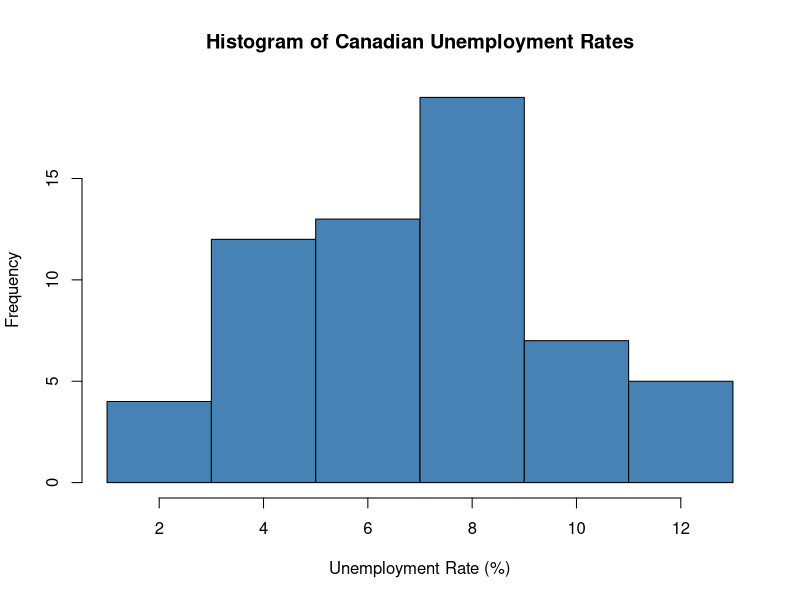
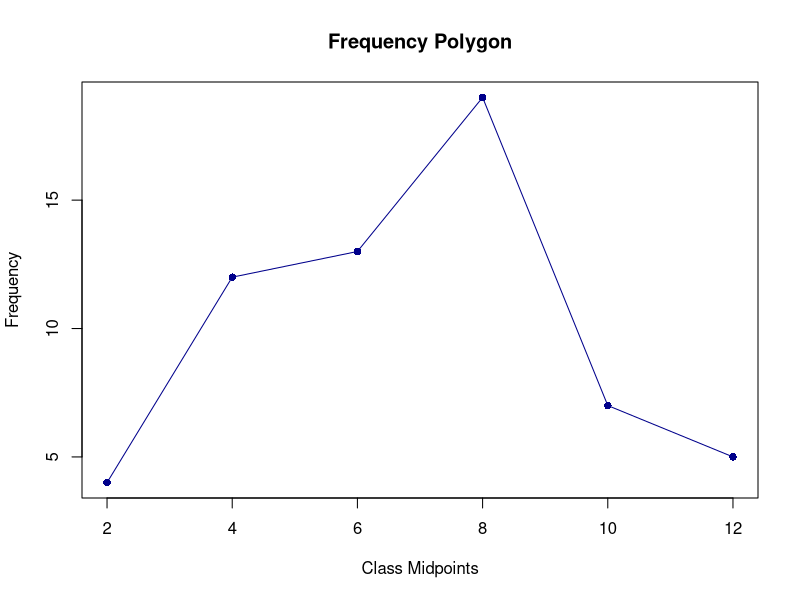
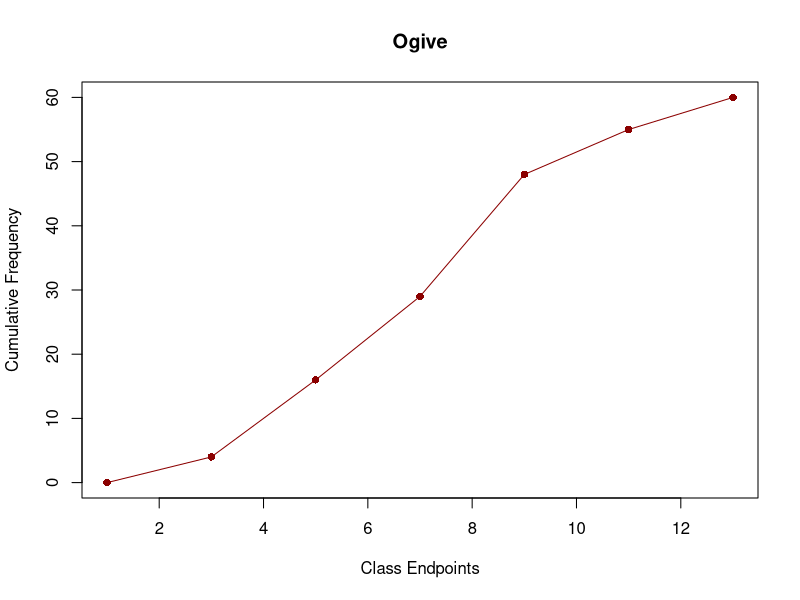
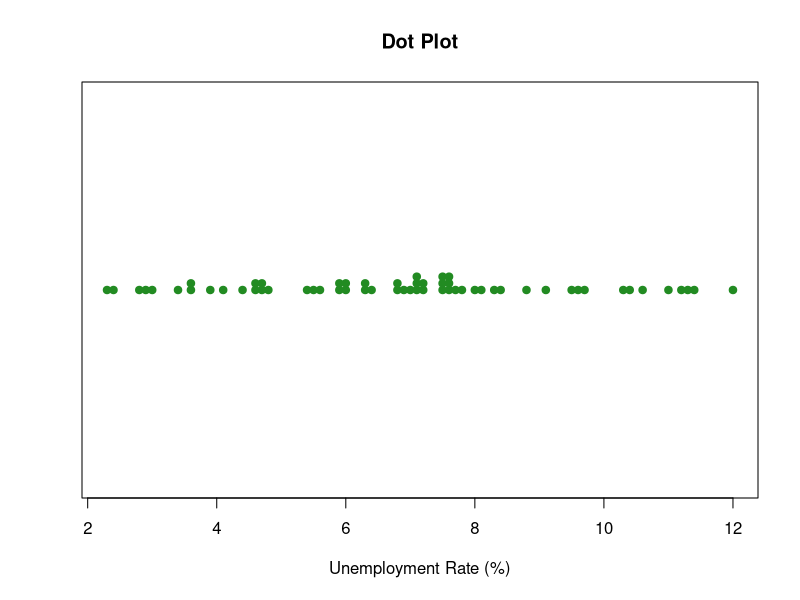
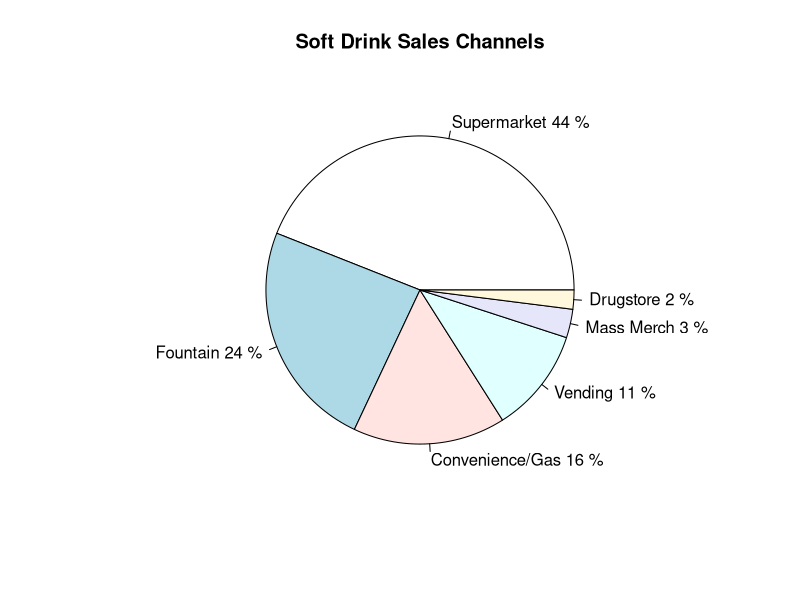
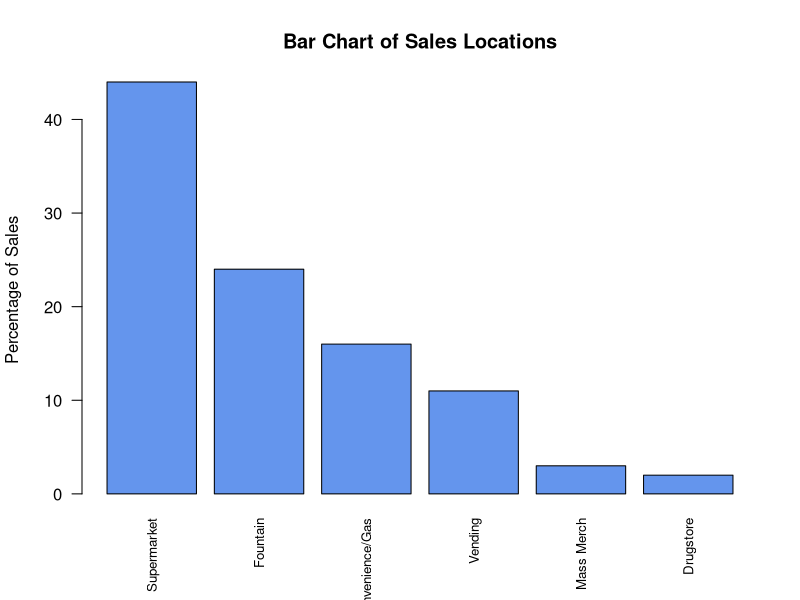
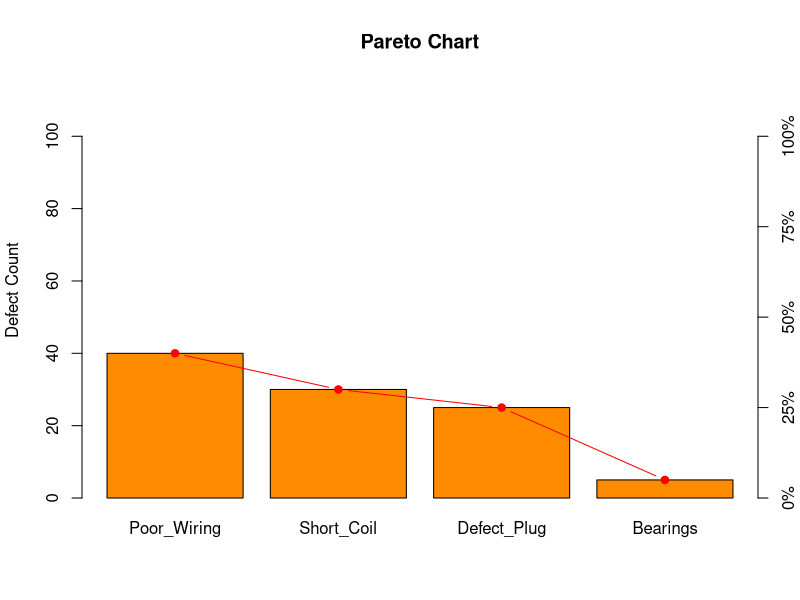
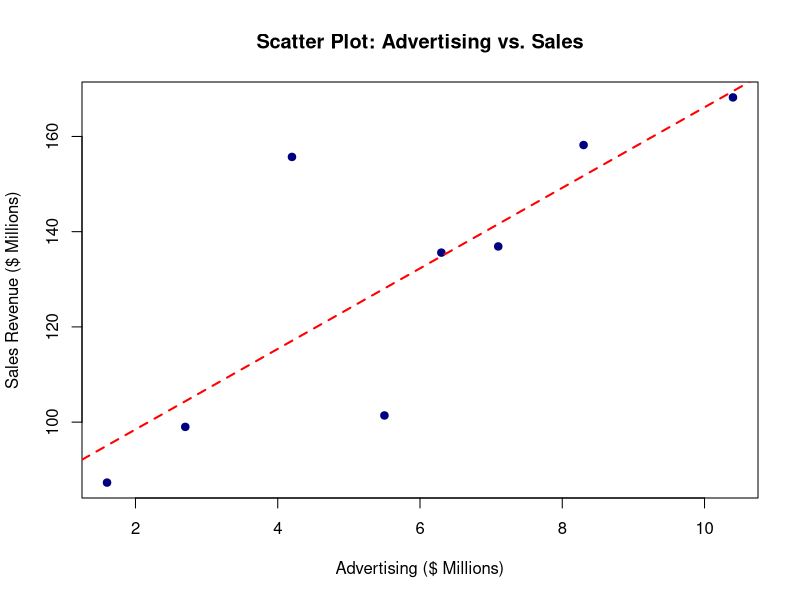

The R script that drew these images, in order:
## ---- chunk 1
knitr::opts_chunk$set(echo = FALSE, eval = TRUE)

library(ggplot2)
library(gridExtra)
library(knitr)

## ---- chunk 2
department <- factor(c("Educator", "Manufacturing", "Lawyer", "Educator"))
is.factor(department)
is.ordered(department)

satisfaction <- factor(
  c("Somewhat Helpful", "Very Helpful", "Not Helpful", "Extremely Helpful"),
  levels = c(
    "Not Helpful",
    "Somewhat Helpful",
    "Moderately Helpful",
    "Very Helpful",
    "Extremely Helpful"
  ),
  ordered = TRUE
)

satisfaction[2] > satisfaction[1]

sales_volume <- c(629, 504, 246, 172, 120)
summary(sales_volume)
## ---- chunk 3

unemp <- c(
  2.3, 7.0, 6.3, 11.3, 9.6,  2.8, 7.1, 5.6, 10.6, 9.1,
  3.6, 5.4, 5.9, 9.7, 8.3,   2.4, 5.5, 7.1, 8.8, 7.6,
  2.9, 7.1, 4.7, 7.8, 6.8,   3.0, 8.0, 3.9, 7.5, 7.2,
  4.6, 3.6, 8.4, 8.1, 7.7,   4.4, 4.1, 7.5, 10.3, 7.6,
  3.4, 4.8, 7.5, 11.2, 7.2,  4.6, 4.7, 7.6, 11.4, 6.8,
  6.9, 11.0, 5.9, 10.4, 6.3, 6.0, 12.0, 6.4, 9.5, 6.0
)

bins <- seq(1, 13, by = 2)
classes <- cut(unemp, breaks = bins, right = FALSE)

freq_table <- data.frame(table(Class = classes))
freq_table$Midpoint <- seq(2, 12, by = 2)
freq_table$Rel_Freq <- round(freq_table$Freq / sum(freq_table$Freq), 4)
freq_table$Cum_Freq <- cumsum(freq_table$Freq)

print(freq_table)

## ---- chunk 4
# --- Chapter 2.2 R Implementation: Quantitative Graphics ---

# 1. Histogram
hist(unemp, breaks = seq(1, 13, by = 2), right = FALSE,
     col = "steelblue", xlab = "Unemployment Rate (%)",
     main = "Histogram of Canadian Unemployment Rates")

# 2. Frequency Polygon
h <- hist(unemp, breaks = seq(1, 13, by = 2), plot = FALSE, right = FALSE)
plot(h$mids, h$counts, type = "o", pch = 16, col = "darkblue",
     xlab = "Class Midpoints", ylab = "Frequency",
     main = "Frequency Polygon")

# 3. Ogive (Cumulative Frequency Polygon)
cum_counts <- c(0, cumsum(h$counts))
plot(bins, cum_counts, type = "o", pch = 16, col = "darkred",
     xlab = "Class Endpoints", ylab = "Cumulative Frequency",
     main = "Ogive")

# 4. Dot Plot
stripchart(unemp, method = "stack", pch = 19, col = "forestgreen",
           xlab = "Unemployment Rate (%)", main = "Dot Plot")

# 5. Stem-and-Leaf Display
stem(unemp, scale = 1)

## ---- chunk 5
# --- Chapter 2.3 R Implementation: Qualitative Graphics & Pareto Analysis ---

# Soft drink sales by location channel (from text)
channels <- c("Supermarket", "Fountain", "Convenience/Gas", "Vending", "Mass Merch", "Drugstore")
market_share <- c(44, 24, 16, 11, 3, 2)

# 1. Pie Chart
pie(market_share, labels = paste(channels, market_share, "%"),
    main = "Soft Drink Sales Channels")

# 2. Bar Chart
barplot(market_share, names.arg = channels, col = "cornflowerblue",
        las = 2, ylab = "Percentage of Sales", cex.names = 0.8,
        main = "Bar Chart of Sales Locations")

# 3. Pareto Chart
defect_counts <- c(Poor_Wiring = 40, Short_Coil = 30, Defect_Plug = 25, Bearings = 5)
sorted_counts <- sort(defect_counts, decreasing = TRUE)
cum_pct <- cumsum(sorted_counts) / sum(sorted_counts) * 100

# Base R Pareto representation
bp <- barplot(sorted_counts, ylim = c(0, sum(sorted_counts) * 1.15),
              col = "darkorange", ylab = "Defect Count", main = "Pareto Chart")
lines(bp, sorted_counts / sum(sorted_counts) * sum(sorted_counts), type = "b", pch = 19, col = "red")
axis(side = 4, at = seq(0, 100, by = 25) * sum(sorted_counts) / 100, labels = paste0(seq(0, 100, by = 25), "%"))

## ---- chunk 6
# --- Chapter 2.4 R Implementation: Two-Variable Scatter Plot ---

# Advertising dollars vs. Sales revenue ($ millions) from Problem 2.16
advertising <- c(4.2, 1.6, 6.3, 2.7, 10.4, 7.1, 5.5, 8.3)
sales_revenue <- c(155.7, 87.3, 135.6, 99.0, 168.2, 136.9, 101.4, 158.2)

plot(advertising, sales_revenue,
     pch = 19, col = "navy",
     xlab = "Advertising ($ Millions)",
     ylab = "Sales Revenue ($ Millions)",
     main = "Scatter Plot: Advertising vs. Sales")

# Fit exploratory linear trend line
abline(lm(sales_revenue ~ advertising), col = "red", lwd = 2, lty = 2)
